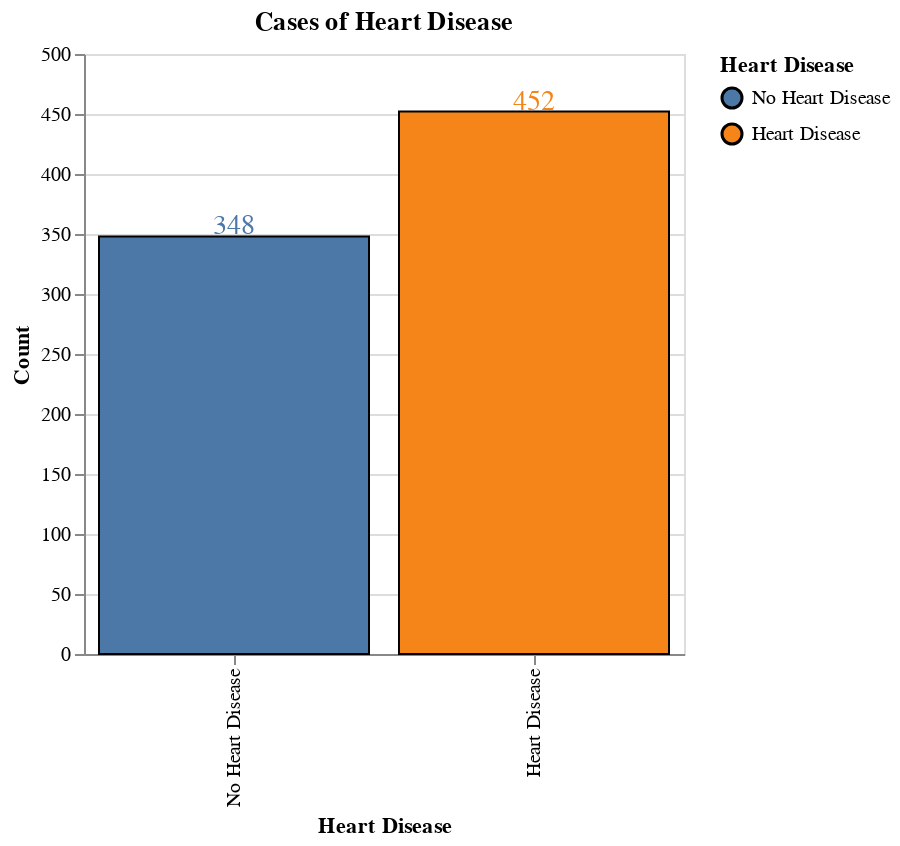

Notebook source saved alongside this figure:
### Markdown cell above
#### Visualizing Target Distribution

A bar chart is created to show the number of patients with and without heart disease. This visualization highlights if the dataset is balanced or skewed, which is important for model performance and evaluation. 

The bar chart shows that heart disease is more common than non-heart disease in the dataset, with 398 cases of heart disease compared to 302 without heart disease. Although there is an imbalance between the levels but this level of imbalance is not substantial and is unlikely to affect the model negatively.

### Code cell
# Compute counts and percentages grouped by target
counts = train_heart.groupby('target').size().reset_index(name='count')

# Bar chart of counts
bar = alt.Chart(counts).mark_bar(stroke='black', strokeWidth=1).encode(
    x=alt.X('target:N', title='Heart Disease', sort=['No Heart Disease', 'Heart Disease']),
    y=alt.Y('count:Q', title='Count'),
    color=alt.Color(
        'target:N',
        title='Heart Disease',
        sort=['No Heart Disease', 'Heart Disease']
    ),
    tooltip=[
        alt.Tooltip('count:Q', title='Count')
    ]
).properties(
    title='Cases of Heart Disease',
    width=300,
    height=300
)

bar_labels = bar.mark_text(
    dy=-5,
    size=14,
).encode(
    text='count:Q'
)

bar_final = bar + bar_labels
bar_final

### Figure 1 — Vega-Lite specification as saved in the notebook (floating-point values rounded to 4 significant figures)
{"config": {"view": {"continuousWidth": 300, "continuousHeight": 300}}, "layer": [{"mark": {"type": "bar", "stroke": "black", "strokeWidth": 1}, "encoding": {"color": {"field": "target", "sort": ["No Heart Disease", "Heart Disease"], "title": "Heart Disease", "type": "nominal"}, "tooltip": [{"field": "count", "title": "Count", "type": "quantitative"}], "x": {"field": "target", "sort": ["No Heart Disease", "Heart Disease"], "title": "Heart Disease", "type": "nominal"}, "y": {"field": "count", "title": "Count", "type": "quantitative"}}, "title": "Cases of Heart Disease"}, {"mark": {"type": "text", "dy": -5, "size": 14}, "encoding": {"color": {"field": "target", "sort": ["No Heart Disease", "Heart Disease"], "title": "Heart Disease", "type": "nominal"}, "text": {"field": "count", "type": "quantitative"}, "tooltip": [{"field": "count", "title": "Count", "type": "quantitative"}], "x": {"field": "target", "sort": ["No Heart Disease", "Heart Disease"], "title": "Heart Disease", "type": "nominal"}, "y": {"field": "count", "title": "Count", "type": "quantitative"}}, "title": "Cases of Heart Disease"}], "data": {"name": "data-53aa7522ae3cda0c374352371266a788"}, "height": 300, "width": 300, "$schema": "https://vega.github.io/schema/vega-lite/v6.1.0.json", "datasets": {"data-53aa7522ae3cda0c374352371266a788": [{"target": "Heart Disease", "count": 452}, {"target": "No Heart Disease", "count": 348}]}}
